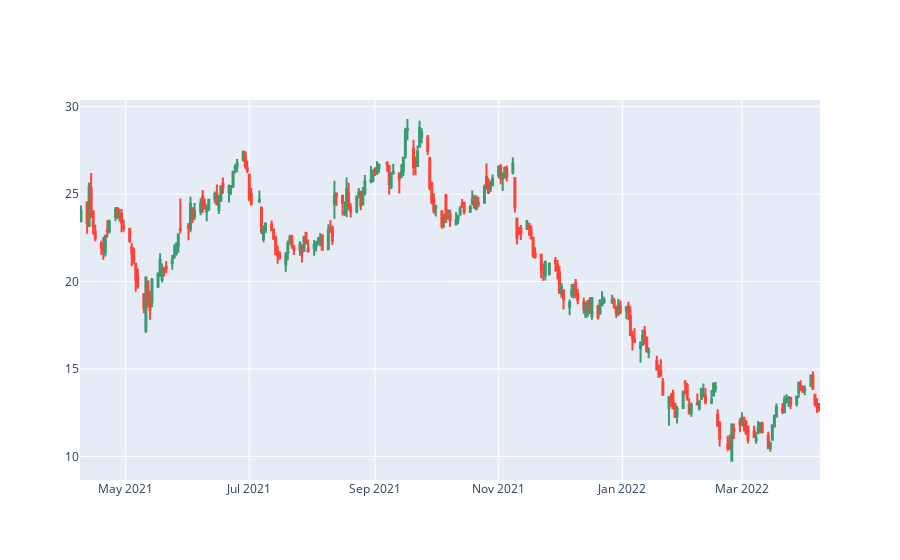

Notebook source saved alongside this figure:
### Code cell
fig = go.Figure(data=[go.Candlestick(x=df.index, open=df.Open, close=df.Close, high=df.High, low=df.Low)])
fig.update_layout(xaxis_rangeslider_visible=False)
fig.show()

### Figure 1 — Plotly figure (JSON) as saved in the notebook; plotly's stock layout.template omitted (floating-point values rounded to 4 significant figures; data arrays with more than 128 entries replaced by an {"elided": "..."} marker saying what was removed)
{"data": [{"close": {"elided": "254 float values"}, "high": {"elided": "254 float values"}, "low": {"elided": "254 float values"}, "open": {"elided": "254 float values"}, "type": "candlestick", "x": {"elided": "254 str values"}}], "layout": {"xaxis": {"rangeslider": {"visible": false}}}}
